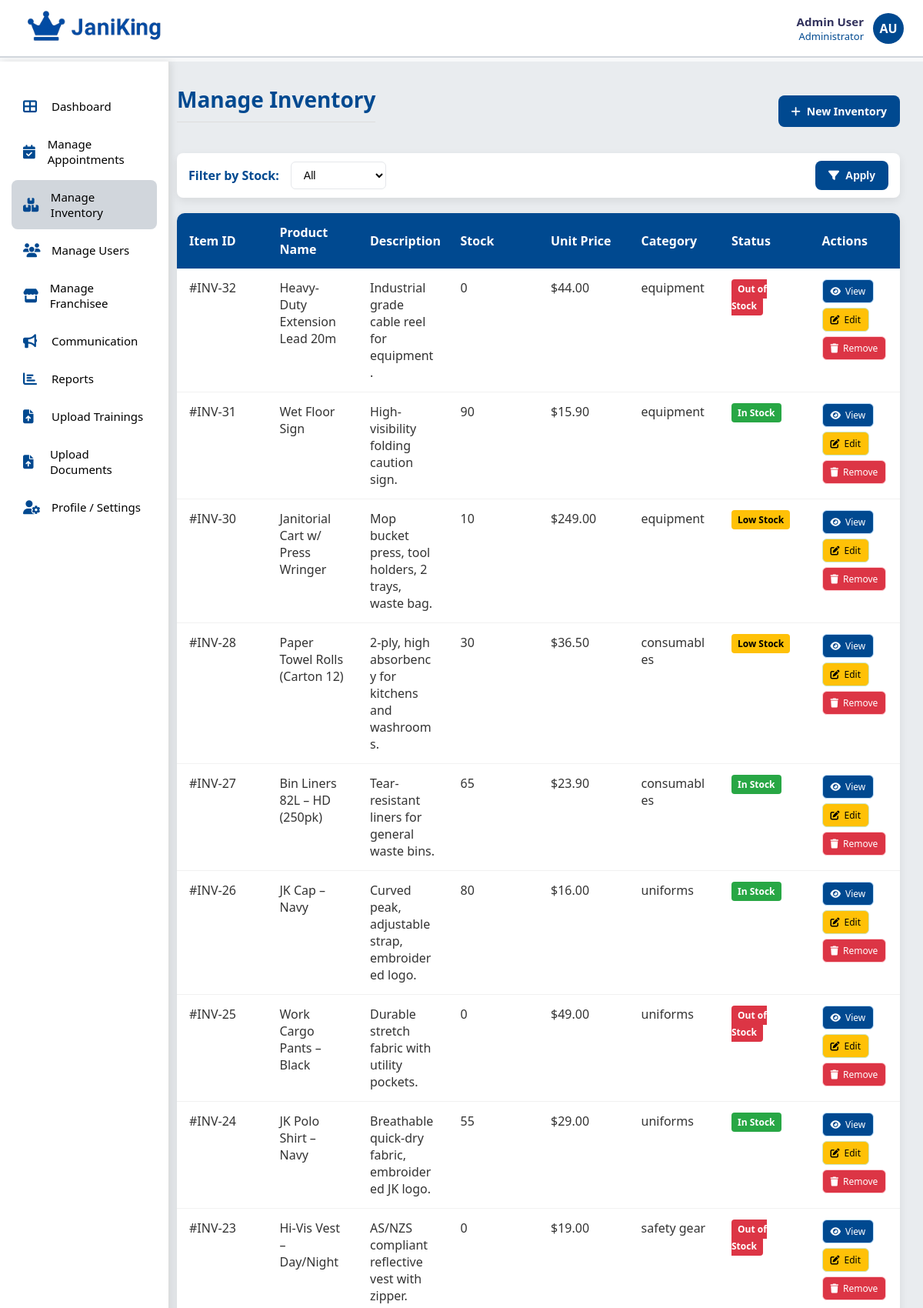
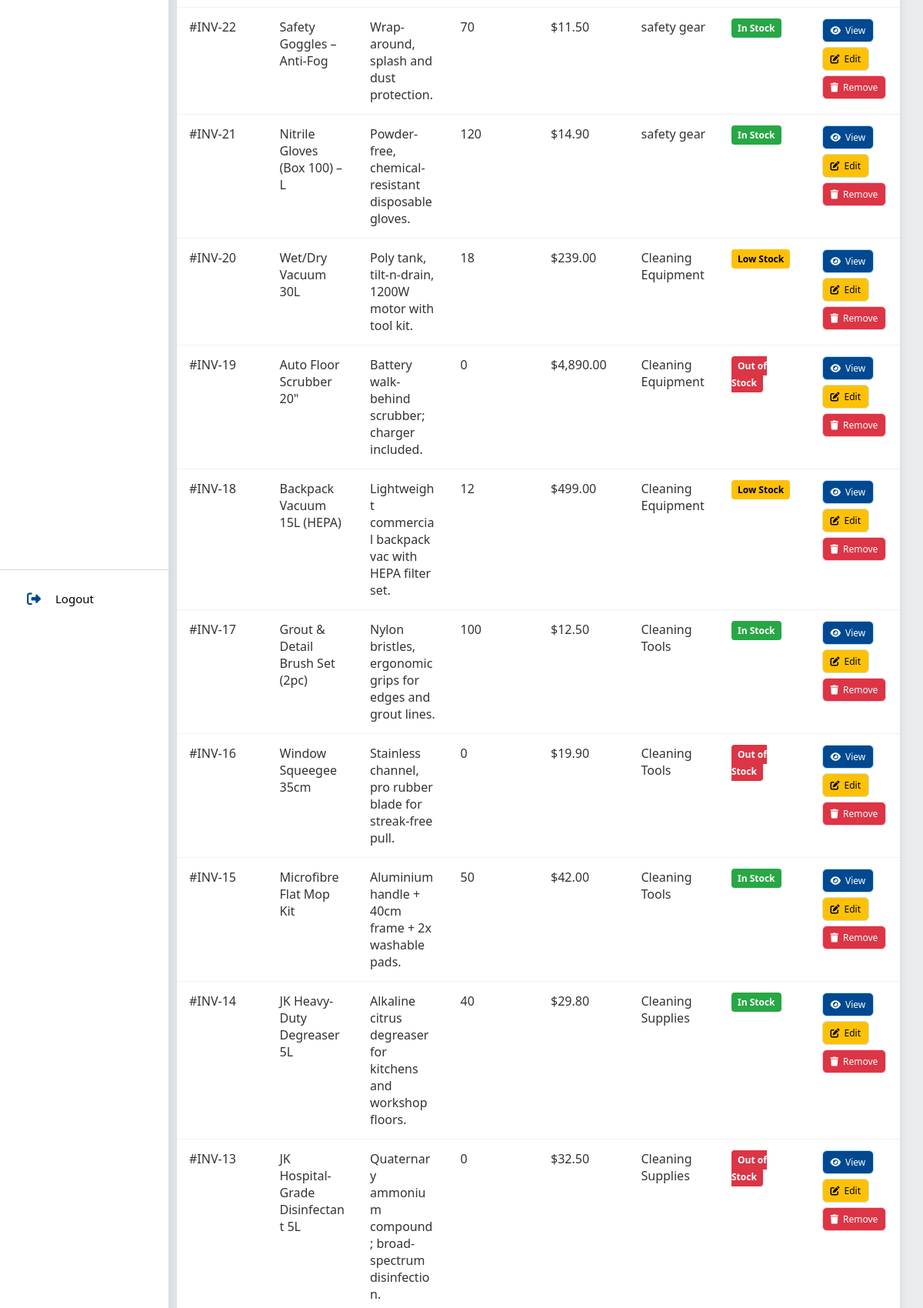
/root/admin/admin_manage_inventory.php (upper part), run on the app's committed database (2 pictures, top to bottom).
### tables this page shows
CREATE TABLE `products` (
  `product_id` int(11) NOT NULL,
  `name` varchar(100) DEFAULT NULL,
  `description` text DEFAULT NULL,
  `image_path` varchar(255) DEFAULT NULL,
  `price` decimal(10,2) DEFAULT NULL,
  `stock_quantity` int(11) DEFAULT NULL,
  `category` enum('equipment','safety gear','uniforms','consumables','Cleaning Supplies','Cleaning Tools','Cleaning Equipment') DEFAULT 'equipment'
);

### root/admin/admin_manage_inventory.php (the view, shortened to what this page needs)
<?php
require_once "../../db/config.php";
$filter = isset($_GET['filter']) ? $_GET['filter'] : 'All';
$sql = "SELECT product_id, name, description, stock_quantity, price, category, image_path FROM products";
$sql .= " ORDER BY product_id DESC";
?>
<!DOCTYPE html>
<html lang="en">
<head>
  <link rel="stylesheet" href="https://cdnjs.cloudflare.com/ajax/libs/font-awesome/6.4.0/css/all.min.css">
  <link rel="stylesheet" href="../assets/css/style_admin.css">
</head>
<body>
  <?php
    include('../includes/header.php');
    include('../includes/admin_navbar.php');
  ?>
  <div class="main-container">
    <main class="main-content">
      <div class="top-controls">
        <h1 class="page-title">Manage Inventory</h1>
        <a href="admin_inventory/create_product.php" class="btn btn-primary">
          <i class="fas fa-plus"></i> New Inventory
        </a>
      </div>
      <form class="filter-form" method="get">
        <label for="filter">Filter by Stock:</label>
        <select name="filter" id="filter" class="form-control" style="width:auto;display:inline-block;">
          <option value="All" <?php if($filter=="All") echo "selected"; ?>>All</option>
        </select>
        <button type="submit" class="btn btn-primary"><i class="fas fa-filter"></i> Apply</button>
      </form>
      <div class="table-card">
        <table>
          <thead>
            <tr>
              <th>Item ID</th>
              <th>Product Name</th>
              <th>Description</th>
              <th>Stock</th>
              <th>Unit Price</th>
              <th>Category</th>
              <th>Status</th>
              <th>Actions</th>
            </tr>
          </thead>
          <tbody>
          <?php
          try {
              $stmt = $conn->prepare($sql);
              $stmt->execute();
              $result = $stmt->fetchAll(PDO::FETCH_ASSOC);
              if (count($result) > 0) {
                  foreach ($result as $row) {
                      $stock_quantity = $row['stock_quantity'];
                      $status = ($stock_quantity > 30) ? 'In Stock' : (($stock_quantity > 0) ? 'Low Stock' : 'Out of Stock');
                      $statusClass = ($stock_quantity > 30) ? 'status-in-stock' : (($stock_quantity > 0) ? 'status-low-stock' : 'status-out-of-stock');
                      echo "<tr>";
                      echo "<td>#INV-" . htmlspecialchars($row['product_id']) . "</td>";
                      echo "<td>" . htmlspecialchars($row['name']) . "</td>";
                      echo "<td>" . htmlspecialchars($row['description']) . "</td>";
                      echo "<td>" . htmlspecialchars($stock_quantity) . "</td>";
                      echo "<td>$" . number_format($row['price'], 2) . "</td>";
                      echo "<td>" . htmlspecialchars($row['category']) . "</td>";
                      echo "<td><span class='status-badge {$statusClass}'>" . htmlspecialchars($status) . "</span></td>";
                      echo "<td>
                              <div class='action-buttons'>
                                <a href='admin_inventory/view_product.php?id=" . $row['product_id'] . "' class='action-btn view-btn'><i class='fas fa-eye'></i> View</a>
                                <a href='admin_inventory/edit_product.php?id=" . $row['product_id'] . "' class='action-btn edit-btn'><i class='fas fa-edit'></i> Edit</a>
                                <a href='admin_inventory/delete_product.php?id=" . $row['product_id'] . "' onclick=\"return confirm('Are you sure?');\" class='action-btn delete-btn'><i class='fas fa-trash'></i> Remove</a>
                              </div>
                            </td>";
                      echo "</tr>";
                  }
              } else {
                  echo '<tr><td colspan="8" style="text-align:center;"><em>No products found.</em></td></tr>';
              }
          } catch (PDOException $e) {
              echo '<tr><td colspan="8" style="text-align:center;">Error fetching data: ' . $e->getMessage() . '</td></tr>';
          }
          ?>
          </tbody>
        </table>
      </div>
    </main>
  </div>
</body>
</html>

### root/assets/css/style_admin.css (style rules this page uses)
:root { --header-h: 80px; --nav-w: 220px; --brand-blue: #004990; --bg: #f8f9fa; --card-bg: #ffffff; --text: #333333; --muted: #6c757d; --border: #e5e7eb; --shadow: 0 4px 12px rgba(0,0,0,.08); }
* { box-sizing:border-box; }
html, body { height:100%; }
body { margin:0; font-family: 'Segoe UI', Tahoma, Geneva, Verdana, sans-serif; color: var(--text); background: var(--bg); overflow:hidden; }
.main-content { margin-left: 200px; padding: 30px; }
.main-container { display:flex; height:100vh; padding-top: var(--header-h); }
.main-content { flex: 1; padding: 30px; overflow-y: auto; background: #e9ecef; }
.page-title { color: var(--brand-blue); font-size: 28px; margin: 0 0 20px 0; padding-bottom: 10px; border-bottom: 1px solid #ddd; }
.top-controls { display:flex; align-items:center; justify-content:space-between; gap: 12px; margin-bottom: 20px; flex-wrap: wrap; }
.card, .table-card { background: var(--card-bg); border-radius: 10px; box-shadow: var(--shadow); }
.table-card { overflow:hidden; }
.btn { display:inline-flex; align-items:center; gap:8px; padding:10px 16px; border:1px solid transparent; border-radius: 8px; font-size:14px; font-weight:600; cursor:pointer; transition: all .2s ease; text-decoration:none; }
.btn-primary { background: var(--brand-blue); color:#fff; }
.action-buttons { display:flex; flex-wrap: wrap; gap:6px; }
.action-btn { display:inline-flex; align-items:center; gap:6px; padding:6px 10px; font-size:12px; border-radius:6px; border:1px solid transparent; text-decoration:none; cursor:pointer; }
.view-btn { background:#e3f2fd; color:#1565c0; border-color:#bbdefb; }
.edit-btn { background:#e8f5e9; color:#2e7d32; border-color:#c8e6c9; }
.delete-btn { background:#ffebee; color:#c62828; border-color:#ffcdd2; }
table { width:100%; border-collapse:collapse; table-layout: fixed; }
thead th { background: var(--brand-blue); color:#fff; text-align:left; font-weight:600; padding:14px 16px; }
tbody td { padding:14px 16px; border-bottom:1px solid #f1f1f1; background:#fff; word-wrap: break-word; white-space: normal; vertical-align: top; }
.table-card { max-width: 100%; overflow-x: auto; margin: 0 auto; }
.filter-form { display: flex; align-items: center; gap: 10px; background: #fff; padding: 10px 15px; border-radius: 8px; box-shadow: var(--shadow); margin-bottom: 20px; }
.filter-form label { font-weight: 600; color: var(--brand-blue); margin-right: 5px; }
.filter-form select { padding: 8px 12px; font-size: 14px; border: 1px solid var(--border); border-radius: 6px; outline: none; }
.filter-form button { margin-left: auto; }
.form-control { width: 100%; padding: 5px 20px; border: 1px solid var(--border); border-radius: 8px; font-size: 14px; background: #fff; }

### root/admin/admin_manage_inventory.php (style rules this page uses)
.action-buttons { display: flex; gap: 8px; }
.action-btn { padding: 6px 12px; font-size: 14px; border-radius: 4px; text-decoration: none; display: inline-flex; align-items: center; gap: 4px; }
.action-btn.view-btn { background-color: #004990; color: #fff; }
.action-btn.edit-btn { background-color: #ffc107; color: #000; }
.action-btn.delete-btn { background-color: #dc3545; color: #fff; }
.status-badge { padding: 4px 8px; border-radius: 4px; font-size: 12px; font-weight: bold; }
.status-in-stock { background: #28a745; color: #fff; }
.status-low-stock { background: #ffc107; color: #000; }
.status-out-of-stock { background: #dc3545; color: #fff; }

### data on the page
products: product_id "32", name "Heavy-Duty Extension Lead 20m", description "Industrial grade cable reel for equipment.", stock_quantity "0", price "44.00", category "equipment", stock_quantity "Out of Stock"
products: product_id "31", name "Wet Floor Sign", description "High-visibility folding caution sign.", stock_quantity "90", price "15.90", category "equipment", stock_quantity "In Stock"
products: product_id "30", name "Janitorial Cart w/ Press Wringer", description "Mop bucket press, tool holders, 2 trays, waste bag.", stock_quantity "10", price "249.00", category "equipment", stock_quantity "Low Stock"
products: product_id "28", name "Paper Towel Rolls (Carton 12)", description "2-ply, high absorbency for kitchens and washrooms.", stock_quantity "30", price "36.50", category "consumables", stock_quantity "Low Stock"
products: product_id "27", name "Bin Liners 82L – HD (250pk)", description "Tear-resistant liners for general waste bins.", stock_quantity "65", price "23.90", category "consumables", stock_quantity "In Stock"
products: product_id "26", name "JK Cap – Navy", description "Curved peak, adjustable strap, embroidered logo.", stock_quantity "80", price "16.00", category "uniforms", stock_quantity "In Stock"
products: product_id "25", name "Work Cargo Pants – Black", description "Durable stretch fabric with utility pockets.", stock_quantity "0", price "49.00", category "uniforms", stock_quantity "Out of Stock"
products: product_id "24", name "JK Polo Shirt – Navy", description "Breathable quick-dry fabric, embroidered JK logo.", stock_quantity "55", price "29.00", category "uniforms", stock_quantity "In Stock"
products: product_id "23", name "Hi-Vis Vest – Day/Night", description "AS/NZS compliant reflective vest with zipper.", stock_quantity "0", price "19.00", category "safety gear", stock_quantity "Out of Stock"
products: product_id "22", name "Safety Goggles – Anti-Fog", description "Wrap-around, splash and dust protection.", stock_quantity "70", price "11.50", category "safety gear", stock_quantity "In Stock"
products: product_id "21", name "Nitrile Gloves (Box 100) – L", description "Powder-free, chemical-resistant disposable gloves.", stock_quantity "120", price "14.90", category "safety gear", stock_quantity "In Stock"
products: product_id "20", name "Wet/Dry Vacuum 30L", description "Poly tank, tilt-n-drain, 1200W motor with tool kit.", stock_quantity "18", price "239.00", category "Cleaning Equipment", stock_quantity "Low Stock"
products: product_id "19", name "Auto Floor Scrubber 20\"", description "Battery walk-behind scrubber; charger included.", stock_quantity "0", price "4,890.00", category "Cleaning Equipment", stock_quantity "Out of Stock"
products: product_id "18", name "Backpack Vacuum 15L (HEPA)", description "Lightweight commercial backpack vac with HEPA filter set.", stock_quantity "12", price "499.00", category "Cleaning Equipment", stock_quantity "Low Stock"
products: product_id "17", name "Grout & Detail Brush Set (2pc)", description "Nylon bristles, ergonomic grips for edges and grout lines.", stock_quantity "100", price "12.50", category "Cleaning Tools", stock_quantity "In Stock"
products: product_id "16", name "Window Squeegee 35cm", description "Stainless channel, pro rubber blade for streak-free pull.", stock_quantity "0", price "19.90", category "Cleaning Tools", stock_quantity "Out of Stock"
products: product_id "15", name "Microfibre Flat Mop Kit", description "Aluminium handle + 40cm frame + 2x washable pads.", stock_quantity "50", price "42.00", category "Cleaning Tools", stock_quantity "In Stock"
products: product_id "14", name "JK Heavy-Duty Degreaser 5L", description "Alkaline citrus degreaser for kitchens and workshop floors.", stock_quantity "40", price "29.80", category "Cleaning Supplies", stock_quantity "In Stock"
products: product_id "13", name "JK Hospital-Grade Disinfectant 5L", description "Quaternary ammonium compound; broad-spectrum disinfection.", stock_quantity "0", price "32.50", category "Cleaning Supplies", stock_quantity "Out of Stock"
